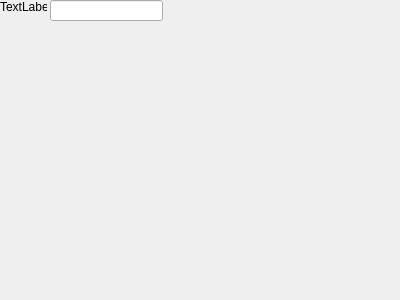
<?xml version="1.0" encoding="UTF-8"?>
<ui version="4.0">
 <class>MainWindow</class>
 <widget class="QMainWindow" name="MainWindow">
  <property name="geometry">
   <rect>
    <x>0</x>
    <y>0</y>
    <width>400</width>
    <height>300</height>
   </rect>
  </property>
  <property name="windowTitle">
   <string>MainWindow</string>
  </property>
  <widget class="QWidget" name="centralWidget">
   <widget class="QLabel" name="label">
    <property name="geometry">
     <rect>
      <x>0</x>
      <y>0</y>
      <width>47</width>
      <height>13</height>
     </rect>
    </property>
    <property name="text">
     <string>TextLabel</string>
    </property>
   </widget>
   <widget class="QLineEdit" name="lineEdit">
    <property name="geometry">
     <rect>
      <x>50</x>
      <y>0</y>
      <width>113</width>
      <height>21</height>
     </rect>
    </property>
   </widget>
  </widget>
  <widget class="QMenuBar" name="menuBar">
   <property name="geometry">
    <rect>
     <x>0</x>
     <y>0</y>
     <width>400</width>
     <height>20</height>
    </rect>
   </property>
  </widget>
 </widget>
 <layoutdefault spacing="6" margin="11"/>
 <resources/>
 <connections/>
</ui>
